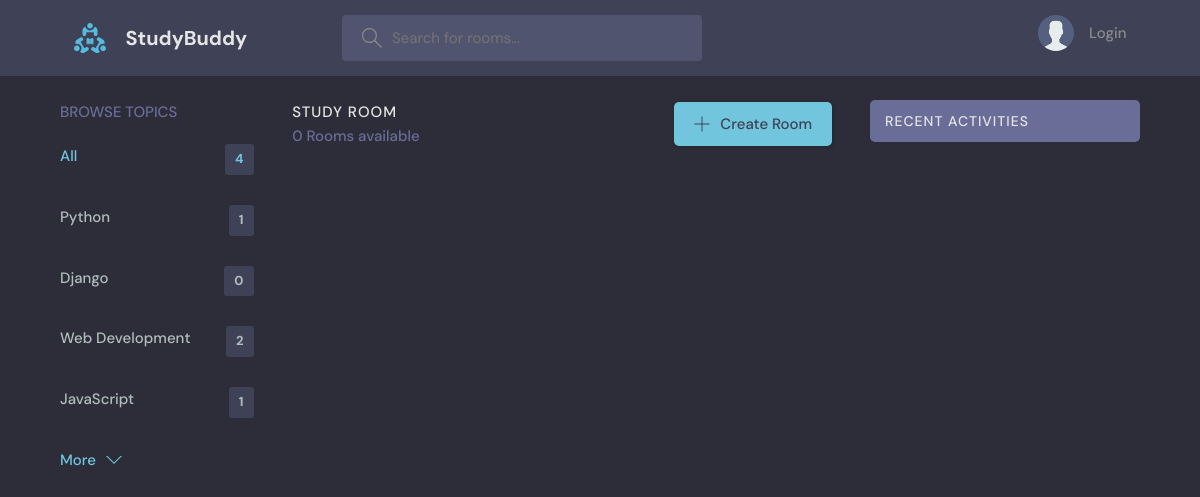
The app's page /?q=PHP, older data.
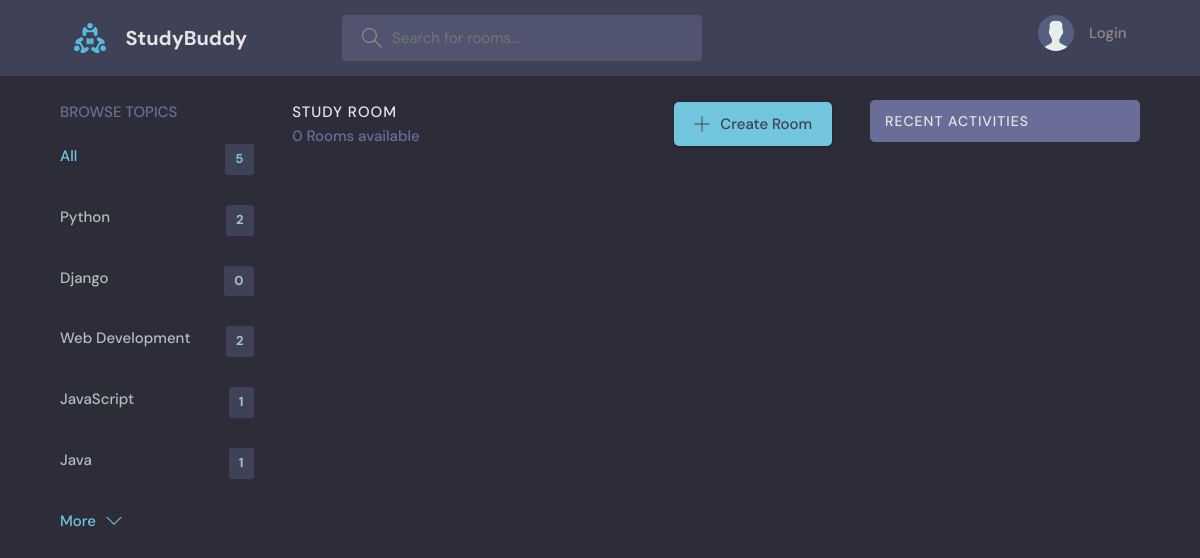
The same page, newer data.
### base/models.py (models this page shows, shortened)
class Topic(models.Model):
    name = models.CharField(max_length=200)

### base/views.py (the view)
# urls.py: path('', views.home, name="home"),
def home(request):
    q = request.GET.get('q') if request.GET.get('q') != None else ''
    rooms = Room.objects.filter(
        Q(topic__name__icontains=q) |
        Q(name__icontains=q) |
        Q(description__icontains=q)
        )
    topics = Topic.objects.all()[0:5]
    room_count = rooms.count()
    room_messages = Message.objects.filter(Q(room__topic__name__icontains=q))
    context = {'rooms': rooms, 'topics': topics, 'room_count': room_count, 'room_messages': room_messages }
    return render(request, 'base/home.html', context)

### base/templates/base/home.html (shortened to what this page needs)
{% extends 'main.html' %} {% block content %}
<main class="layout layout--3">
  <div class="container">
    {% include 'base/topics_component.html' %}
    <div class="roomList">
      <div class="roomList__header">
        <div>
          <h2>Study Room</h2>
          <p>{{room_count}} Rooms available</p>
        </div>
        <a class="btn btn--main" href="{% url 'create-room' %}">
          <svg
            version="1.1"
            xmlns="http://www.w3.org/2000/svg"
            width="32"
            height="32"
            viewBox="0 0 32 32"
          >
            <title>add</title>
            <path
              d="M16.943 0.943h-1.885v14.115h-14.115v1.885h14.115v14.115h1.885v-14.115h14.115v-1.885h-14.115v-14.115z"
            ></path>
          </svg>
          Create Room
        </a>
      </div>
    </div>
    {% include 'base/activity_component.html' %}
  </div>
</main>
{% endblock %}

### base/templates/base/topics_component.html
<div class="topics">
  <div class="topics__header">
    <h2>Browse Topics</h2>
  </div>
  <ul class="topics__list">
    <li>
      <a href="{% url 'home' %}" class="active"
        >All <span>{{topics.count}}</span></a
      >
    </li>
    {% for topic in topics %}
    <li>
      <a href="{% url 'home' %}?q={{topic.name}}"
        >{{topic.name}}<span>{{topic.room_set.all.count}}</span></a
      >
    </li>
    {% endfor %}
  </ul>
  <a class="btn btn--link" href="{% url 'topics' %}">
    More
    <svg
      version="1.1"
      xmlns="http://www.w3.org/2000/svg"
      width="32"
      height="32"
      viewBox="0 0 32 32"
    >
      <title>chevron-down</title>
      <path d="M16 21l-13-13h-3l16 16 16-16h-3l-13 13z"></path>
    </svg>
  </a>
</div>

Row changes from the older to the newer data that the page shows:
computed for Topic "Python": room_set.all.count "1" → "2"
added Topic: name "Java", room_set.all.count "1"
Text that changed along with them:
{{ topics.count }}: "4" → "5"
